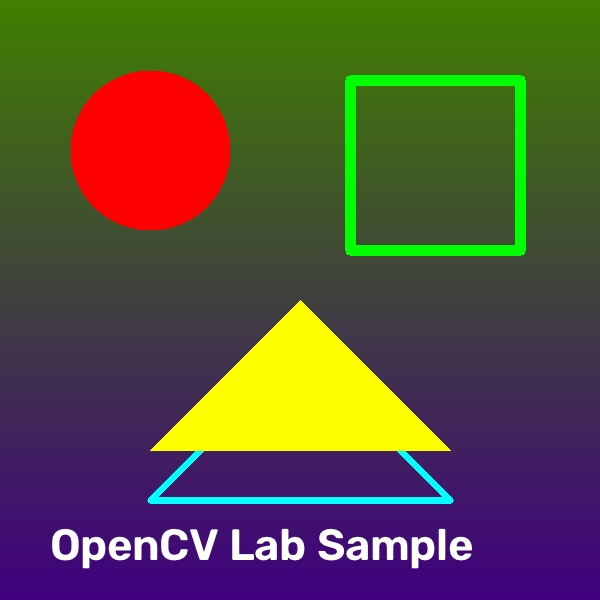
#> input picture inputs/sample.jpg, 600 x 600 px
$ python Exp_30_Black_Hat.py
#> lines starting #> are read from the running program, lines starting #| are printed output that depends on the picture
"""
Experiment 30: Morphological operations based on OpenCV using Black Hat technique
Description: Black Hat is the difference between closing and input image.
             It highlights dark structures on bright backgrounds.
"""
import cv2
import numpy as np
import os
import sys

def main():
    input_path = os.path.join("inputs", "sample.jpg")
    output_path = os.path.join("outputs", "Exp_30_BlackHat.jpg")

    img = cv2.imread(input_path)
#> img is the input picture: shape (600, 600, 3); mean B, G, R 59, 80.9, 87.9
    if img is None:
        print(f"Error: Could not read image from {input_path}")
        return

    kernel = cv2.getStructuringElement(cv2.MORPH_RECT, (15, 15))
    blackhat = cv2.morphologyEx(img, cv2.MORPH_BLACKHAT, kernel)
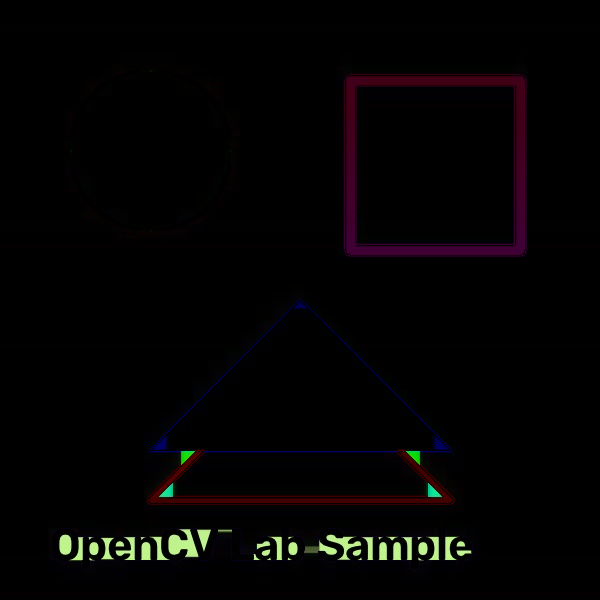
#> blackhat: shape (600, 600, 3); mean B, G, R 3.1, 2.9, 4.4

    # Save output
    os.makedirs("outputs", exist_ok=True)
    cv2.imwrite(output_path, blackhat)
    print(f"Black Hat morphological result saved to: {output_path}")

    # Display result
    headless = os.environ.get("CV_HEADLESS", "0") == "1" or not sys.stdin.isatty()
    if not headless:
        try:
            cv2.imshow("Original Image", img)
            cv2.imshow("Black Hat (Dark Elements)", blackhat)
            print("Press any key in the image window to close.")
            cv2.waitKey(0)
            cv2.destroyAllWindows()
        except Exception as e:
            print(f"Display not available: {e}")
    else:
        print("Running in headless mode. Skipping display window.")

if __name__ == "__main__":
    main()
